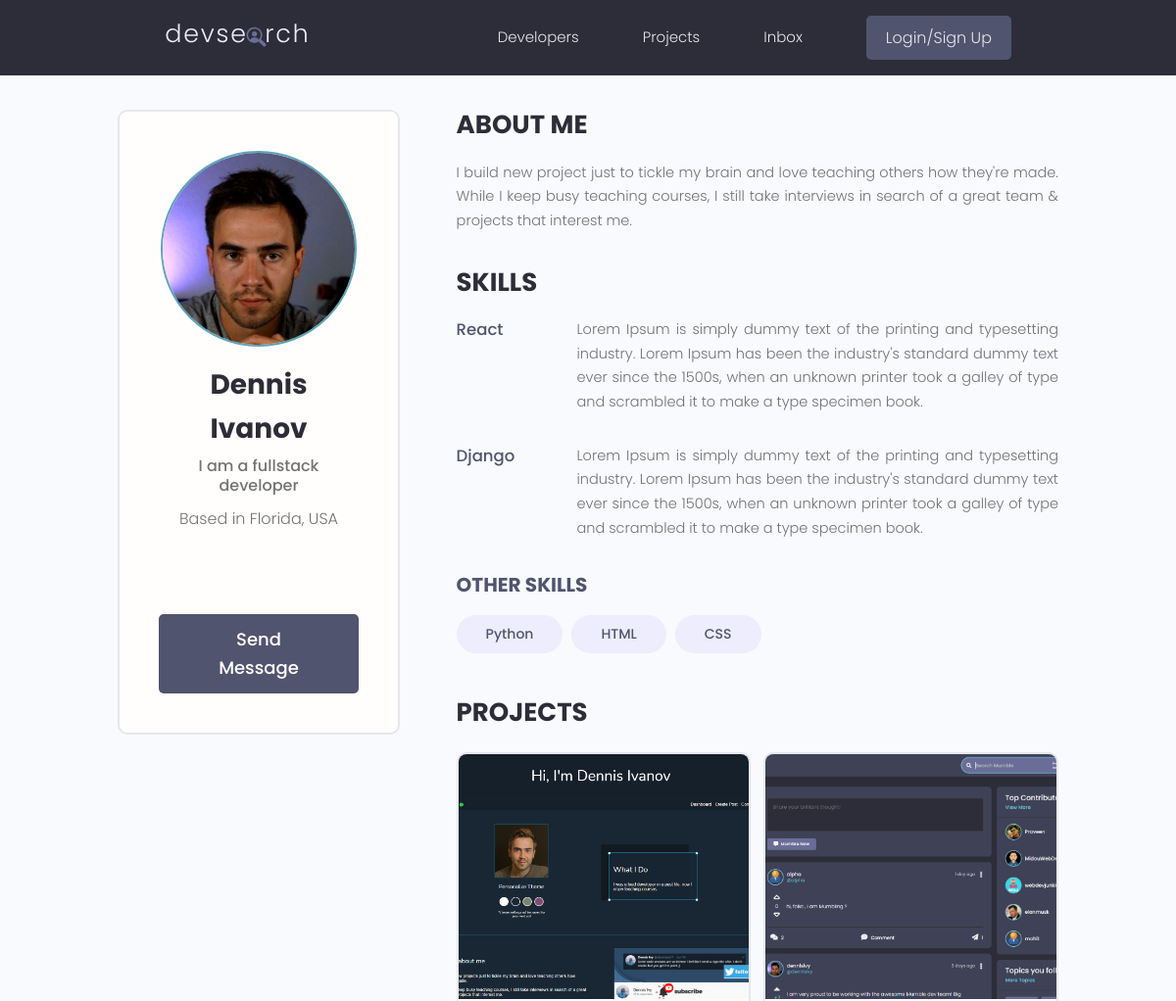
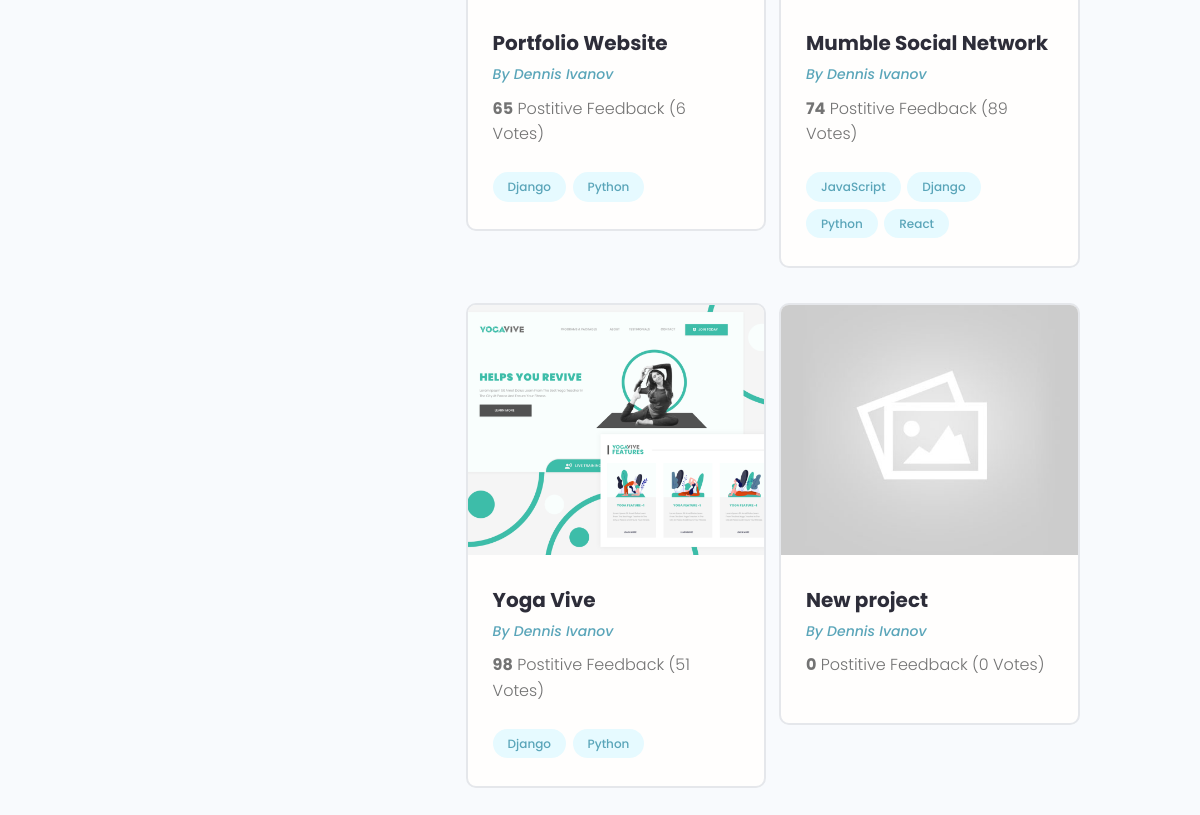
The app's page /profile/ce0818d57b3a43bd9dceecc6815d1044/, older data (2 pictures, top to bottom).
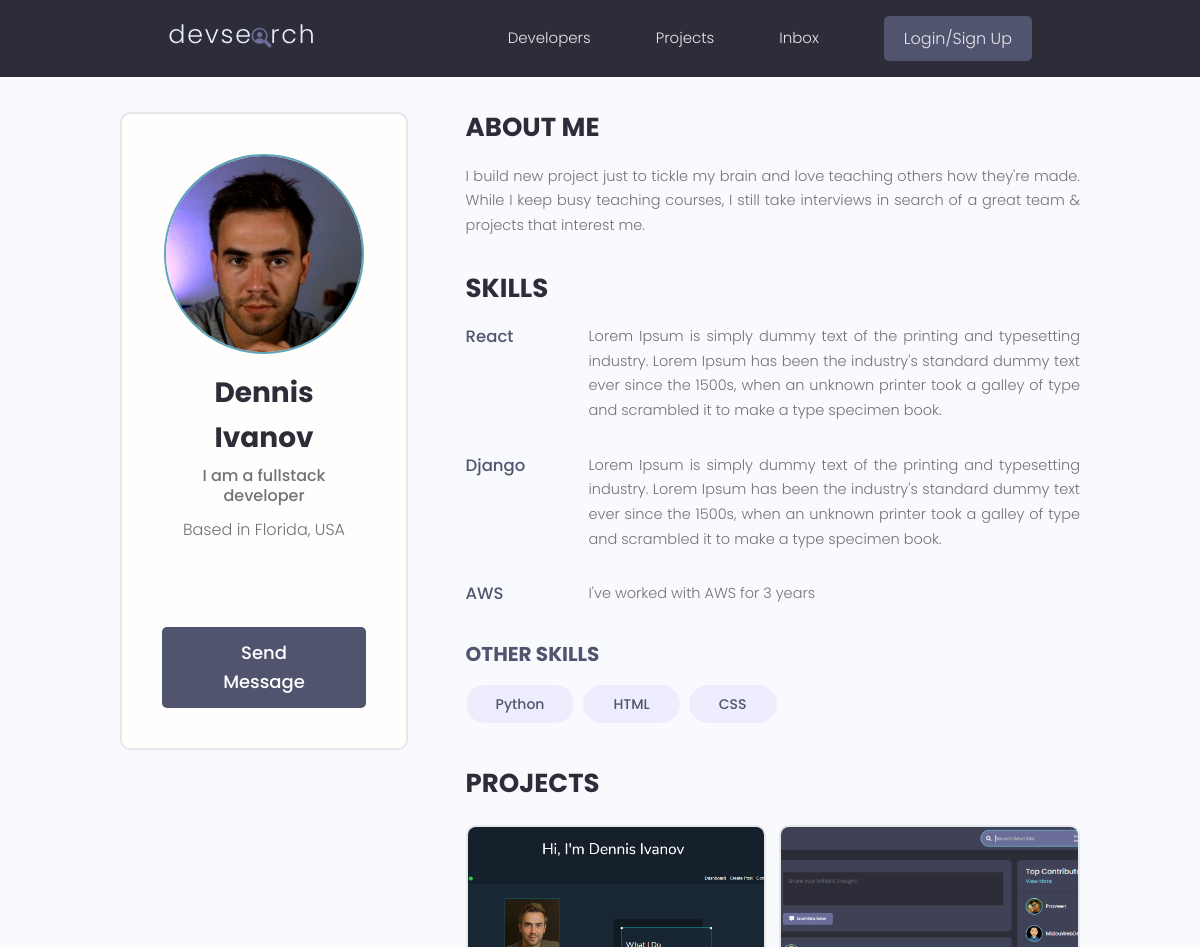
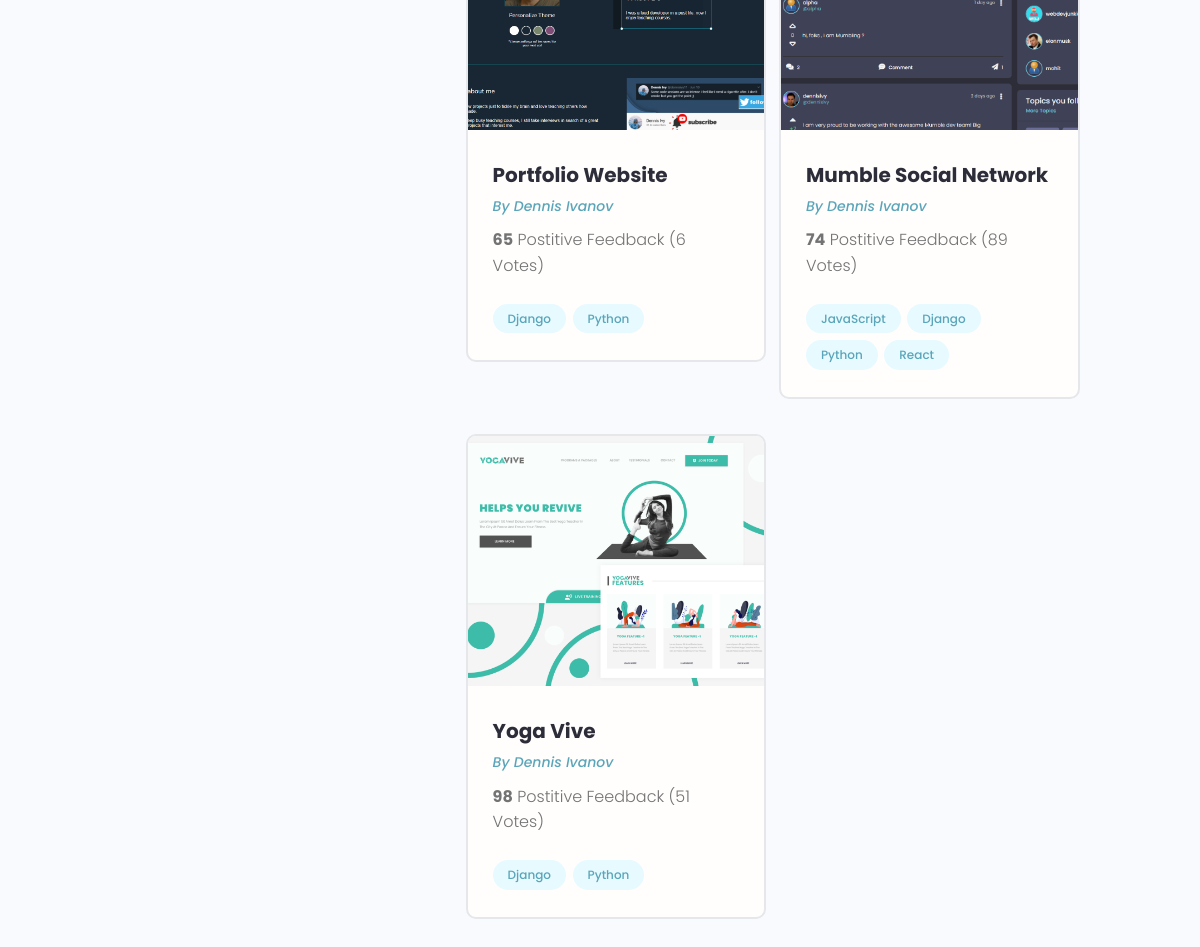
The same page, newer data (2 pictures, top to bottom).
### users/models.py (models this page shows, shortened)
class Skill(models.Model):
    owner = models.ForeignKey(
        Profile, on_delete=models.CASCADE, null=True,)
    name = models.CharField(max_length=200, blank=True, null=True)
    description = models.TextField(null=True, blank=True)
    created = models.DateTimeField(auto_now_add=True)
    id = models.UUIDField(default=uuid.uuid4, unique=True,
                          primary_key=True, editable=False)
    def __str__(self):
        return str(self.name)

class Profile(models.Model):
    user = models.OneToOneField(
        User, on_delete=models.CASCADE, null=True, blank=True)
    name = models.CharField(max_length=200, blank=True, null=True)
    email = models.EmailField(max_length=500, blank=True, null = True)
    username = models.CharField(max_length=200, blank=True, null=True)
    location = models.CharField(max_length=200, blank=True, null=True)
    short_intro = models.CharField(max_length=200, blank=True, null=True)
    bio = models.TextField(blank=True, null = True)
    profile_image = models.ImageField(
        null=True, blank=True, upload_to='profiles/', default="profiles/user-default.png")
    social_github = models.CharField(max_length=200, blank=True, null=True)
    social_twitter = models.CharField(max_length=200, blank=True, null=True)
    social_linkedin = models.CharField(max_length=200, blank=True, null=True)
    social_youtube = models.CharField(max_length=200, blank=True, null=True)
    social_website = models.CharField(max_length=200, blank=True, null=True)
    created = models.DateTimeField(auto_now_add=True)
    id = models.UUIDField(default=uuid.uuid4, unique=True,
                          primary_key=True, editable=False)

### projects/models.py (models this page shows, shortened)
class Project(models.Model):
    owner = models.ForeignKey(
        Profile, null=True, blank=True, on_delete=models.CASCADE)
    title = models.CharField(max_length=200)
    description = models.TextField(null=True, blank=True)
    featured_image = models.ImageField(
        null=True, blank=True, default="default.jpg")
    demo_link = models.CharField(max_length=2000, null=True, blank=True)
    source_link = models.CharField(max_length=2000, null = True, blank=True)
    tags = models.ManyToManyField('Tag', blank=True)
    vote_total = models.IntegerField(default=0, null = True, blank=True)
    vote_ratio = models.IntegerField(default=0, null = True, blank=True)
    created = models.DateTimeField(auto_now_add=True)
    id = models.UUIDField(default=uuid.uuid4, unique=True,
                          primary_key=True, editable=False)
    class Meta:
        ordering = ['created']

class Tag(models.Model):
    name = models.CharField(max_length=200)
    created = models.DateTimeField(auto_now_add=True)
    id = models.UUIDField(default=uuid.uuid4, unique=True,
                          primary_key=True, editable=False)
    def __str__(self):
        return self.name

### users/views.py (the view)
# urls.py: path('profile/<str:pk>/', views.userProfile, name="user-profile"),
def userProfile(request, pk):
    profile = Profile.objects.get(id=pk)
    topSkills = profile.skill_set.exclude(description__exact="")
    otherSkills = profile.skill_set.filter(description="")
    context = {'profile': profile, 'topSkills':topSkills,
               "otherSkills": otherSkills}
    return render(request, 'users/user-profile.html', context)

### users/templates/users/user-profile.html (shortened to what this page needs)
{% extends 'main.html' %}
{% block content %}
  <main class="profile my-md">
    <div class="container">
      <div class="layout">
        <div class="column column--1of3">
          <div class="card text-center">
            <div class="card__body dev">
              <img class="avatar avatar--xl" src="{{ profile.profile_image.url }}" />
              <h2 class="dev__name">{{profile.name}}</h2>
              <p class="dev__title">{{profile.short_intro}}</p>
              <p class="dev__location">Based in {{profile.location}}</p>
              <ul class="dev__social">
              </ul>
              <a href="#" class="btn btn--sub btn--lg">Send Message </a>
            </div>
          </div>
        </div>
        <div class="column column--2of3">
          <div class="devInfo">
            <h3 class="devInfo__title">About Me</h3>
            <p class="devInfo__about">{{profile.bio}}</p>
          </div>
          <div class="devInfo">
            <h3 class="devInfo__title">Skills</h3>
            <div class="devInfo__skills">
              {% for skill in topSkills %}
              <div class="devSkill">
                <h4 class="devSkill__title">{{skill.name}}</h4>
                <p class="devSkill__info">{{skill.description}}</p>
              </div>
              {% endfor %}
              <h3 class="devInfo__subtitle">Other Skills</h3>
              <div class="devInfo__otherSkills">
                {% for skill in otherSkills %}
                <span class="tag tag--pill tag--sub tag--lg">
                  <small>{{skill}}</small>
                </span>
                {% endfor %}
              </div>
            </div>
          </div>
          <div class="devInfo">
            <h3 class="devInfo__title">Projects</h3>
            <div class="grid grid--two">
              {% for project in profile.project_set.all %}
              <div class="column">
                <div class="card project">
                  <a href="{% url 'project' project.id %}" class="project">
                    <img class="project__thumbnail" src="{{project.featured_image.url}}" alt="project thumbnail" />
                    <div class="card__body">
                      <h3 class="project__title">{{project.title}}</h3>
                      <p><a class="project__author" href="{% url 'user-profile' project.owner.id %}">By {{project.owner.name}}</a></p>
                      <p class="project--rating">
                        <span style="font-weight: bold;">{{project.vote_ratio}}</span> Postitive
                        Feedback ({{project.vote_total}} Vote{{project.vote_total|pluralize:"s"}})
                      </p>
                      <div class="project__tags">
                        {% for tag in project.tags.all %}
                        <span class="tag tag--pill tag--main">
                          <small>{{tag}}</small>
                        </span>
                        {% endfor %}
                      </div>
                    </div>
                  </a>
                </div>
              </div>
              {% endfor  %}
            </div>
          </div>
        </div>
      </div>
    </div>
  </main>
{% endblock content %}

Row changes from the older to the newer data that the page shows:
removed Project: featured_image (placeholder picture), title "New project", owner.name "Dennis Ivanov", vote_ratio "0", vote_total "0"
added Skill: name "AWS", description "I've worked with AWS for 3 years", shown under "SKILLS"
